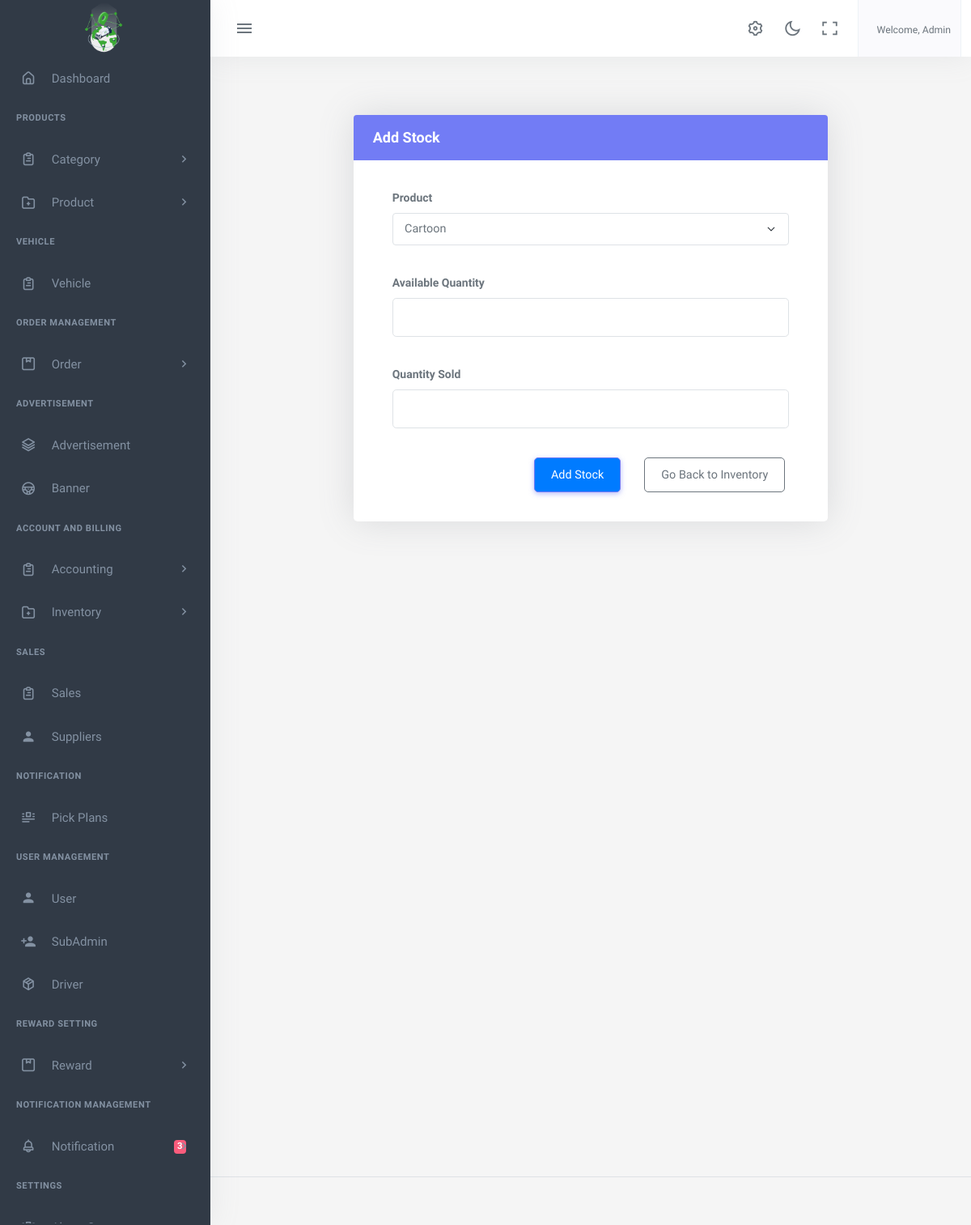
The page /inventory-add (signed in) on the database its author committed.
### accounts/models.py (models this page shows, shortened)
class User(AbstractBaseUser,PermissionsMixin):
    email = models.EmailField(
        verbose_name='Email',
        max_length=255,
        unique=True,
    )
    name = models.CharField(max_length=200,null=True, blank=True)
    is_user = models.BooleanField(default=False)
    is_admin = models.BooleanField(default=False)
    is_agent= models.BooleanField(default=False)
    is_sub_admin=models.BooleanField(default=False)
    phone_no = models.CharField(max_length=150, null=True, blank=True)
    address = models.CharField(max_length=150, null=True, blank=True )
    image = models.ImageField(upload_to="image/", null=True, blank=True)
    activate = models.BooleanField(default =False)
    created_at = models.DateTimeField(auto_now_add=True)
    updated_at = models.DateTimeField(auto_now=True)
    objects = UserManager()
    USERNAME_FIELD = 'email'
    REQUIRED_FIELDS = ['phone_no','name']

### app2/models.py (models this page shows)
class AboutUS(models.Model):
    company_name=models.CharField(max_length=100)
    logo= models.ImageField(upload_to='logoimage/')
    address = models.CharField(max_length=1000)
    email = models.EmailField()
    contactNo= models.CharField(max_length=15)
    class Meta:
        ordering =['-id']

### app2/views.py (the view, shortened to what this page needs)
# urls.py: path('inventory-add',views.inventory_add,name="inventory_add"),
def inventory_add(request):
    products= Product.objects.all()
    return render(request,'app2/stockAdd.html',{'products':products})

### app2/templates/app2/stockAdd.html (shortened to what this page needs)
{% extends 'app2/base.html' %}
{% load static %}
{% block body %}
<div class="content-page">
    <div class="content">
        <div class="container-fluid pt-5">
            <div class="row justify-content-center">
                <div class="col-lg-8 col-md-10 col-sm-12">
                    <div class="card card-default rounded-3 shadow-lg">
                        <div class="card-header bg-primary text-white">
                            <div class="d-flex w-100 align-items-center justify-content-between">
                                <h4 class="card-title fw-bold mb-0">Add Stock</h4>
                            </div>
                        </div>
                        <div class="card-body p-4">
                            <div class="container-fluid">
                                <form method="POST" action="{% url 'dashboard:inventory_add' %}">
                                    <div class="mb-4">
                                        <label for="product_name" class="form-label fw-bold">Product</label>
                                        <select class="form-select form-control-lg" id="product_name" name="product_name" required>
                                            {% for product in products %}
                                                <option value="{{ product.product_name }}">{{ product.product_name }}</option>
                                            {% endfor %}
                                        </select>
                                    </div>
                                    <div class="mb-4">
                                        <label for="quantity" class="form-label fw-bold">Available Quantity</label>
                                        <input type="number" class="form-control form-control-lg" id="quantity" name="quantity" step="any" required>
                                    </div>
                                    <div class="mb-4">
                                        <label for="sold_quantity" class="form-label fw-bold">Quantity Sold</label>
                                        <input type="number" class="form-control form-control-lg" id="sold_quantity" name="sold_quantity" step="any" required>
                                    </div>
                                    <div class="d-grid gap-2 d-md-flex justify-content-md-end mt-4">
                                        <button type="submit" class="btn btn-primary btn-md me-md-2">
                                           </i>Add Stock
                                        </button>
                                        <a href="/inventory" class="btn btn-outline-secondary btn-md ">
                                        Go Back to Inventory
                                        </a>
                                    </div>
                                </form>
                            </div>
                        </div>
                    </div>
                </div>
            </div>
        </div>
    </div>
</div>
{% endblock %}

### app2/templates/app2/base.html (shortened to what this page needs)
{% load static %}
<!DOCTYPE html>
<html lang="en">
    <head>
        <link rel="stylesheet" href="{% static 'app2/assets/vendor/jquery-toast-plugin/jquery.toast.min.css'%}">
        <link href="{% static 'app2/assets/css/app-saas.min.css'%}" rel="stylesheet" type="text/css" id="app-style" />
        <link href="{% static 'app2/assets/css/icons.min.css'%}" rel="stylesheet" type="text/css" />
        <link href="{% static 'app2/assets/vendor/bootstrap-datepicker/css/bootstrap-datepicker.min.css'%}" rel="stylesheet" type="text/css" />
        <link href="{% static 'app2/assets/vendor/select2/css/select2.min.css'%}" rel="stylesheet" type="text/css" />
        <link href="{% static 'app2/assets/vendor/datatables.net-bs5/css/dataTables.bootstrap5.min.css'%}" rel="stylesheet" type="text/css" />
        <link href="{% static 'app2/assets/vendor/datatables.net-responsive-bs5/css/responsive.bootstrap5.min.css'%}" rel="stylesheet" type="text/css" />
        <link href="{% static 'app2/assets/css/app-saas.min.css'%}" rel="stylesheet" type="text/css" id="app-style" />
        <link href="{% static 'app2/assets/css/icons.min.css'%}" rel="stylesheet" type="text/css" />
        <link rel="stylesheet" href="https://cdnjs.cloudflare.com/ajax/libs/font-awesome/6.0.0/css/all.min.css">
        <link href="https://cdn.jsdelivr.net/npm/summernote@0.8.16/dist/summernote-lite.min.css" rel="stylesheet">
    </head>
    <link rel="stylesheet" href="https://maxcdn.bootstrapcdn.com/font-awesome/4.7.0/css/font-awesome.min.css">
    <body>
        <div class="wrapper">
            <div class="navbar-custom">
                <div class="topbar container-fluid justify-content-between">
                    <div class="d-flex align-items-center  gap-lg-2 gap-1">
                        <button class="button-toggle-menu sm:float-end">
                            <i class="mdi mdi-menu"></i>
                        </button>
                    </div>
                    <ul class="topbar-menu d-flex align-items-center gap-3">
                        <li class="d-none d-sm-inline-block">
                            <a class="nav-link" data-bs-toggle="offcanvas" href="#theme-settings-offcanvas">
                                <i class="ri-settings-3-line font-22"></i>
                            </a>
                        </li>
                        <li class="d-none d-sm-inline-block">
                            <div class="nav-link" id="light-dark-mode" data-bs-toggle="tooltip" data-bs-placement="left" title="Theme Mode">
                                <i class="ri-moon-line font-22"></i>
                            </div>
                        </li>
                        <li class="d-none d-md-inline-block">
                            <a class="nav-link" href="#" data-toggle="fullscreen">
                                <i class="ri-fullscreen-line font-22"></i>
                            </a>
                        </li>
                        <li class="dropdown">
                            <a class="nav-link dropdown-toggle arrow-none nav-user px-2" data-bs-toggle="dropdown" href="#" role="button" aria-haspopup="false" aria-expanded="false">
                                <span class="d-lg-flex flex-column gap-1 d-none">
                                    <h6 class="my-0 fw-normal">Welcome, {{request.user.name}}</h6>
                                </span>
                            </a>
                        </li>
                    </ul>
                </div>
            </div>
            <div class="leftside-menu">
                <a href="{% url 'dashboard:index' %}" class="logo logo-light">
                    <span class="logo-lg">
                        <img src="{{company.logo.url}}" alt="logo" style="height: 64px;">
                    </span>
                </a>
                <div class="h-100" id="leftside-menu-container" data-simplebar>
                    <ul class="side-nav">
                        <li class="side-nav-item">
                            <a href="{% url 'dashboard:index' %}" class="side-nav-link">
                                <i class="uil-home-alt"></i>
                                <span> Dashboard </span>
                            </a>
                        </li>
                        {% if request.user.is_admin %}
                        <li class="side-nav-title">Products</li>
                        <li class="side-nav-item">
                            <a data-bs-toggle="collapse" href="#sidebarPages" aria-expanded="false" aria-controls="sidebarPages" class="side-nav-link">
                                <i class="uil-clipboard-alt"></i>
                                <span> Category </span>
                                <span class="menu-arrow"></span>
                            </a>
                        </li>
                        <li class="side-nav-item">
                            <a data-bs-toggle="collapse" href="#sidebarPages5" aria-expanded="false" aria-controls="sidebarPages5" class="side-nav-link">
                                <i class="uil-folder-plus"></i>
                                <span> Product </span>
                                <span class="menu-arrow"></span>
                            </a>
                        </li>
                        <li class="side-nav-title">Vehicle </li>
                        <li class="side-nav-item">
                            <a href="{% url 'dashboard:Vehicle' %}" class="side-nav-link">
                                <i class="uil-clipboard-alt"></i>
                                                                <span> Vehicle </span>
                            </a>
                        </li>
                        {%endif%}
                        <li class="side-nav-title">Order Management </li>
                        <li class="side-nav-item">
                            <a data-bs-toggle="collapse" href="#sidebarPages1" aria-expanded="false" aria-controls="sidebarPages" class="side-nav-link">
                                <i class="uil-package"></i>
                                <span> Order </span>
                                <span class="menu-arrow"></span>
                            </a>
                        </li>
                        {% if request.user.is_admin %}
                        <li class="side-nav-title">Advertisement</li>
                        <li class="side-nav-item">
                            <a href="{% url 'dashboard:Advertisement' %}" class="side-nav-link">
                                <i class="uil-layer-group"></i>
                                <span> Advertisement </span>
                            </a>
                        </li>
                        <li class="side-nav-item">
                            <a href="{% url 'dashboard:Banner' %}" class="side-nav-link">
                                <i class="uil-streering"></i>
                                <span> Banner </span>
                            </a>
                        </li>
                        {%endif%}
                        {% if request.user.is_admin  or request.user.is_sub_admin%}
                        <li class="side-nav-title">  Account and Billing </li>
                        <li class="side-nav-item">
                            <a data-bs-toggle="collapse" href="#sidebarPages2" aria-expanded="false" aria-controls="sidebarPages2" class="side-nav-link">
                                <i class="uil-clipboard-alt"></i>
                                <span>  Accounting  </span>
                                <span class="menu-arrow"></span>
                            </a>
                        </li>
                         <li class="side-nav-item">
                            <a data-bs-toggle="collapse" href="#sidebarPages5" aria-expanded="false" aria-controls="sidebarPages5" class="side-nav-link">
                                <i class="uil-folder-plus"></i>
                                <span> Inventory </span>
                                <span class="menu-arrow"></span>
                            </a>
                        </li>
                           <li class="side-nav-title">Sales </li>
                        <li class="side-nav-item">
                            <a href="{% url 'dashboard:sales' %}" class="side-nav-link">
                                <i class="uil-clipboard-alt"></i>
                                <span> Sales </span>
                            </a>
                        </li>
                        <li class="side-nav-item">
                            <a href="{% url 'dashboard:Customers' %}" class="side-nav-link">
                                <i class="mdi mdi-account"></i>
                                <span> Suppliers </span>
                            </a>
                        </li>
                        {%endif%}
                        {% if request.user.is_admin %}
                        <li class="side-nav-title">Notification</li>
                        <li class="side-nav-item">
                            <a href="{% url 'dashboard:pick_up_plans' %}" class="side-nav-link">
                                <i class="uil-document-layout-center"></i>
                                <span> Pick Plans </span>
                            </a>
                        </li>
                        <li class="side-nav-title">User Management </li>
                        <li class="side-nav-item">
                            <a href="{% url 'dashboard:User' %}" class="side-nav-link">
                                <i class="mdi mdi-account"></i>
                                <span> User </span>
                            </a>
                        </li>
                        <li class="side-nav-item">
                            <a href="{% url 'dashboard:SubAdmin' %}" class="side-nav-link">
                                <i class="mdi mdi-account-plus"></i>
                                <span> SubAdmin </span>
                            </a>
                        </li>
                        <li class="side-nav-item">
                            <a href="{% url 'dashboard:Driver' %}" class="side-nav-link">
                                <i class="uil-box"></i>
                                <span> Driver  </span>
                            </a>
                        </li>
                        <li class="side-nav-title">Reward Setting </li>
                        <li class="side-nav-item">
                            <a data-bs-toggle="collapse" href="#sidebarPages1" aria-expanded="false" aria-controls="sidebarPages" class="side-nav-link">
                                <i class="uil-package"></i>
                                <span> Reward </span>
                                <span class="menu-arrow"></span>
                            </a>
                        </li>
<li class="side-nav-title">Notification Management</li>
<li class="side-nav-item">
    <a data-bs-toggle="collapse" href="#sidebarPages1" aria-expanded="false" aria-controls="sidebarPages1" class="side-nav-link">
        <i class="uil-bell"></i>
        <span> Notification </span>
        <span class="badge bg-danger ms-2" id="notification-count">3</span>
        <span class="menu-arrow"></span>
    </a>
</li>
                        <li class="side-nav-title">Settings</li>
                        <li class="side-nav-item">
                            <a href="{% url 'dashboard:AboutUs' %}" class="side-nav-link">
                                <i class="uil-document-layout-center"></i>
                                <span> About Company </span>
                            </a>
                        </li>
{%endif%}
                    </ul>
                </div>
            </div>
  {% block body %}
  {% endblock  %}
        <footer class="footer">
            <div class="container-fluid">
                <div class="row">
                    <div class="col-md-6">
                    </div>
                </div>
            </div>
        </footer>
    </div>
                        </body>
                        </html>

### rows shown on the page
User: user.name "Admin"
AboutUS: logo (picture)

### other values the page prints
form field product_name "Cartoon"
